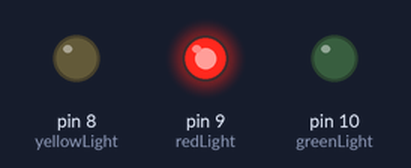
This sketch was run on a simulated Arduino Uno, built with avr-gcc and run on an emulated ATmega328P. On the bench: output pins drawn as LEDs (lit = HIGH).

Above: at 2.5 s.
At 6.5 s:
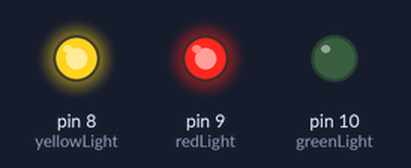
At 10.5 s:
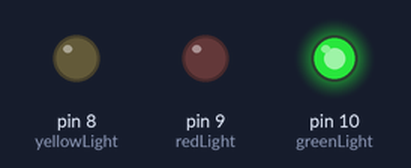
At 14.5 s:
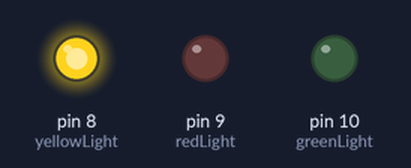
Timing chart, 0 to 20.8 s (numbered marks = the images above):
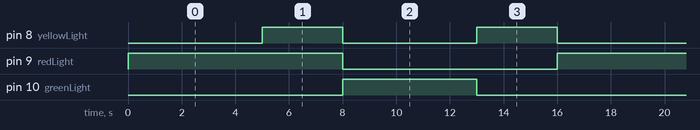

Measured:
- by itself, pin 8 (yellowLight): alternates HIGH for 3.0 s and LOW for 5.0 s
- by itself, pin 9 (redLight): alternates HIGH for 8.0 s and LOW for 8.0 s
- by itself, pin 10 (greenLight): alternates HIGH for 5.0 s and LOW for 11.0 s

The sketch:

traffic_light.ino
```cpp
#define redLight 9
#define yellowLight 8
#define greenLight 10
void setup() {
  // put your setup code here, to run once:
  pinMode(redLight, OUTPUT);
  pinMode(yellowLight, OUTPUT);
  pinMode(greenLight, OUTPUT);

}

void loop() {
  // put your main code here, to run repeatedly:
  digitalWrite(redLight, HIGH);
  delay(5000);
  digitalWrite(yellowLight, HIGH);
  delay(3000);
  digitalWrite(yellowLight, LOW);
  digitalWrite(redLight, LOW);
  digitalWrite(greenLight, HIGH);
  delay(5000);
  digitalWrite(greenLight, LOW);
  digitalWrite(yellowLight, HIGH);
  delay(3000);
  digitalWrite(yellowLight, LOW);
}
```
